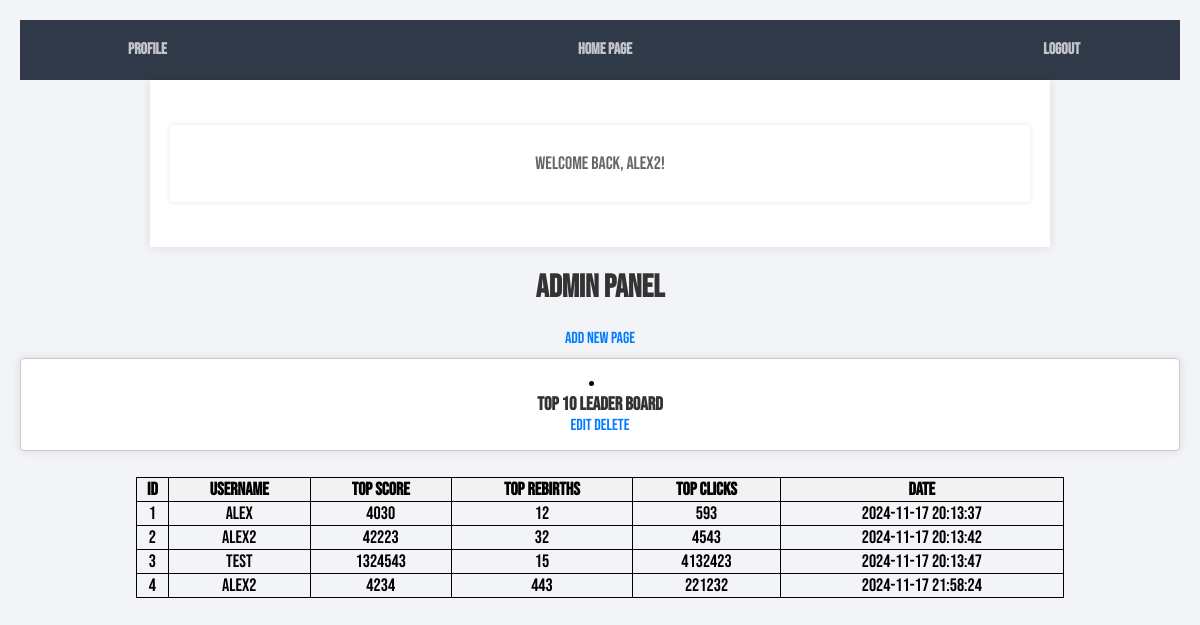
Page /admin.php (signed in) on the earlier database version.
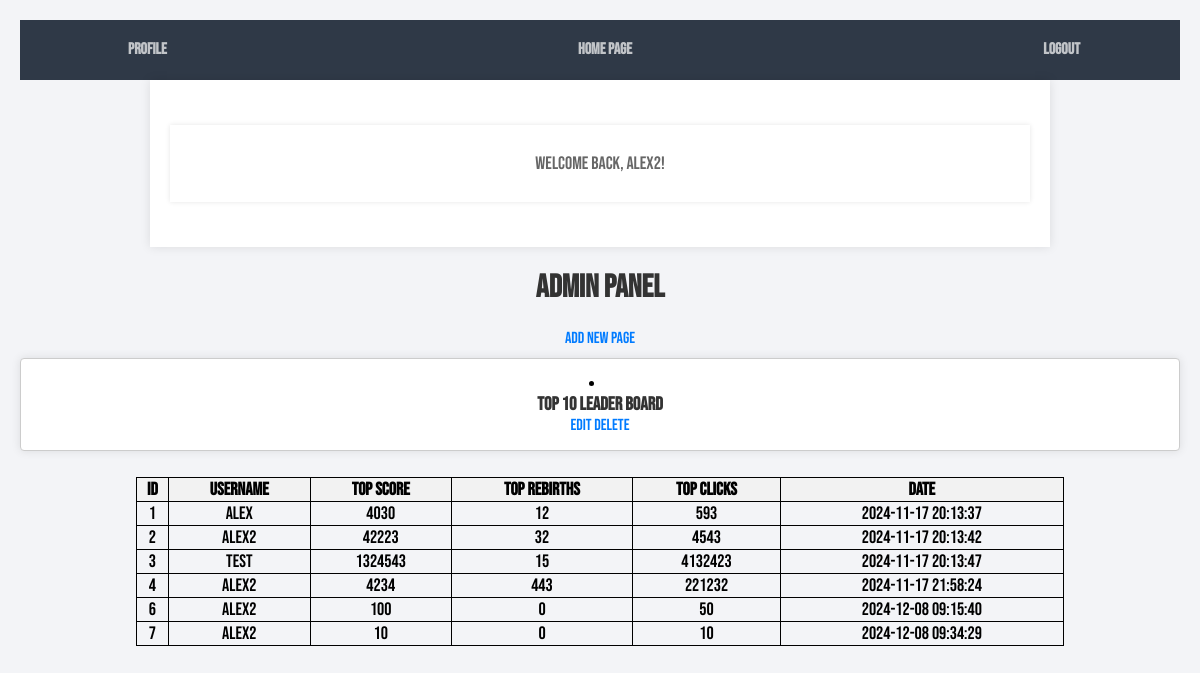
Same page on the later database version.
### tables this page shows
CREATE TABLE `pages` (
  `id` int(11) NOT NULL,
  `title1` varchar(255) DEFAULT NULL,
  `text1` text DEFAULT NULL,
  `image1` varchar(255) DEFAULT NULL,
  `title2` varchar(255) DEFAULT NULL,
  `text2` text DEFAULT NULL,
  `image2` varchar(255) DEFAULT NULL,
  `title3` varchar(255) DEFAULT NULL,
  `text3` text DEFAULT NULL,
  `image3` varchar(255) DEFAULT NULL
);

CREATE TABLE `trackeduserinformation` (
  `ID` int(11) NOT NULL,
  `userid` int(11) NOT NULL,
  `TopScore` int(11) NOT NULL,
  `TopRebirths` int(11) NOT NULL,
  `TopClicks` int(11) NOT NULL,
  `Date` timestamp NOT NULL DEFAULT current_timestamp() ON UPDATE current_timestamp()
);

CREATE TABLE `accounts` (
  `id` int(11) NOT NULL,
  `username` varchar(50) NOT NULL,
  `password` varchar(255) NOT NULL,
  `email` varchar(100) NOT NULL
);

### admin.php (the view, shortened to what this page needs)
<?php
include 'setup.php';
$sql = "SELECT * FROM pages";
$result = $conn->query($sql);
?>
<!DOCTYPE html>
<html lang="en">
<head>
    <link rel="stylesheet" href="css/style.css">
</head>
<body class="loggedin">
    <nav class="navtop">
        <div>
            <a href="profile.php"><i class="fas fa-user-circle"></i>Profile</a>
            <a href="index.php"><i class="fas fa-user-circle"></i>Home page</a>
            <a href="logout.php"><i class="fas fa-sign-out-alt"></i>Logout</a>
        </div>
    </nav>
    <div class="content">
        <p>Welcome back, <?= htmlspecialchars($_SESSION['name'], ENT_QUOTES) ?>!</p>
    </div>
</body>
</html>
<!DOCTYPE html>
<html>
<head>
</head>
<body>
  <h1>Admin Panel</h1>
  <a href="add_page.php">Add New Page</a>
  <?php while ($row = $result->fetch_assoc()): ?>
      <li>
        <h3><?php echo $row['title1']; ?></h3>
        <a href="edit_page.php?id=<?php echo $row['id']; ?>">Edit</a>
        <a href="delete_page.php?id=<?php echo $row['id']; ?>">Delete</a>
      </li>
    <?php endwhile; ?>
  <ul>
  <?php
$sql = "SELECT
            trackeduserinformation.ID,
            accounts.username,
            trackeduserinformation.TopScore,
            trackeduserinformation.TopRebirths,
            trackeduserinformation.TopClicks,
            trackeduserinformation.Date
        FROM trackeduserinformation
        LEFT JOIN accounts
        ON trackeduserinformation.userid = accounts.id";
$result = $conn->query($sql);
?>
<html>
<body>
    <table>
        <tr>
            <th>ID</th>
            <th>Username</th>
            <th>Top Score</th>
            <th>Top Rebirths</th>
            <th>Top Clicks</th>
            <th>Date</th>
        </tr>
        <?php
        if ($result->num_rows > 0) {
            while ($row = $result->fetch_assoc()) {
                echo "<tr>";
                echo "<td>" . htmlspecialchars($row['ID']) . "</td>";
                echo "<td>" . htmlspecialchars($row['username']) . "</td>";
                echo "<td>" . htmlspecialchars($row['TopScore']) . "</td>";
                echo "<td>" . htmlspecialchars($row['TopRebirths']) . "</td>";
                echo "<td>" . htmlspecialchars($row['TopClicks']) . "</td>";
                echo "<td>" . htmlspecialchars($row['Date']) . "</td>";
                echo "</tr>";
            }
        } else {
            echo "<tr><td colspan='6'>No data found</td></tr>";
        }
        ?>
    </table>
</body>
</html>
</body>
</html>

### css/style.css (style rules this page uses)
* { box-sizing: border-box; text-align: center; }
.loggedin { padding: 20px; }
.navtop { background-color: #333; color: #fff; height: 60px; width: 100%; display: flex; align-items: center; justify-content: center; padding: 0 20px; }
.navtop div { width: 100%; display: flex; justify-content: space-between; align-items: center; }
.navtop a { color: #fff; text-decoration: none; padding: 0 20px; line-height: 60px; }
.content { max-width: 900px; margin: 30px auto; background-color: #fff; padding: 20px; box-shadow: 0 0 10px rgba(0, 0, 0, 0.1); }
.content p { font-size: 18px; line-height: 1.5; color: #666; }
h1, h2 { color: #333; text-align: center; }
ul { list-style-type: none; padding: 0; }
li { background-color: #fff; margin: 10px 0; padding: 15px; border: 1px solid #ccc; border-radius: 4px; box-shadow: 0 0 10px rgba(0, 0, 0, 0.1); }
li h3 { margin: 0; color: #333; }
a { text-decoration: none; color: #007bff; }
body { font-family: "Bebas Neue", Arial, Helvetica, sans-serif; margin: 0; background-color: #00A8F3; height: 100vh; width: 100vw; display: flex; flex-direction: column; overflow: hidden; }
.navtop { background-color: #2f3947; height: 60px; width: 100%; border: 0; }
.navtop div { display: flex; margin: 0 auto; width: 1000px; height: 100%; }
.navtop div h1, .navtop div a { display: inline-flex; align-items: center; }
.navtop div a { padding: 0 20px; text-decoration: none; color: #c1c4c8; font-weight: bold; }
.navtop div a i { padding: 2px 8px 0 0; }
body.loggedin { background-color: #f3f4f7; }
.content { width: 1000px; margin: 0 auto; }
.content > p, .content > div { box-shadow: 0 0 5px 0 rgba(0, 0, 0, 0.1); margin: 25px 0; padding: 25px; background-color: #fff; }

### admin.php (style rules this page uses)
table { margin: auto; font-size: 18px; text-align: center; border-collapse: collapse; width: 80%; }
th, td { border: 1px solid black; }
th { background-color: #f2f2f2; }

Differences in the rows shown:
added trackeduserinformation: ID "6", userid.username "Alex2", TopScore "100", TopRebirths "0", TopClicks "50", Date "2024-12-08 09:15:40"
added trackeduserinformation: ID "7", userid.username "Alex2", TopScore "10", TopRebirths "0", TopClicks "10", Date "2024-12-08 09:34:29"
